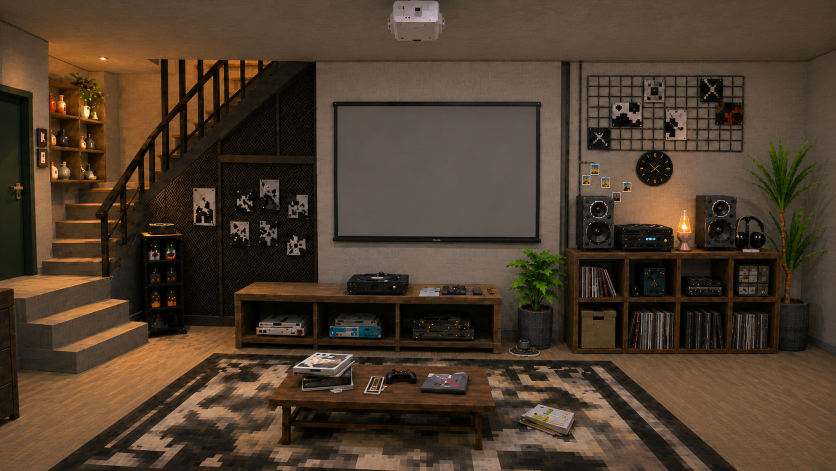
#> input picture Front.png, 1672 x 941 px (shown at 1/2 size)
$ python sample_palette.py
#> lines starting #> are read from the running program, lines starting #| are printed output that depends on the picture
"""Extrae paletas de las imagenes de referencia, por region.

No inventa colores: los saca de las mismas fotos que definen el proyecto.
Para cada region recorta, cuantiza y devuelve los colores dominantes con su
peso, mas una hoja de contacto para verificar que la region es la correcta.
"""
import os
import numpy as np
from PIL import Image

REPO = os.path.dirname(os.path.dirname(os.path.abspath(__file__)))

# nombre -> (archivo, caja de recorte)
REGIONES = {
    "PISO":        ("Front.png", (600, 780, 1100, 930)),
    "PARED":       ("Front.png", (250, 150, 900, 430)),
    "MADERA":      ("Right.png", (700, 400, 1150, 520)),
    "TELA_CAMA":   ("Front.png", (560, 590, 1120, 720)),
    "ALFOMBRA":    ("Top.png", (600, 300, 1050, 560)),
    "METAL":       ("Back.png", (1150, 330, 1350, 470)),
    "HORMIGON":    ("Back.png", (150, 430, 420, 640)),
    "ESTANTE":     ("Back.png", (1200, 470, 1560, 640)),
}


def dominantes(img, n=6):
    q = img.convert("RGB").quantize(colors=n, method=Image.Quantize.MEDIANCUT)
    pal = np.array(q.getpalette()[:n * 3]).reshape(-1, 3)
    cuenta = np.bincount(np.asarray(q).ravel(), minlength=n)
    orden = np.argsort(-cuenta)
    total = cuenta.sum()
    return [(tuple(int(v) for v in pal[i]), cuenta[i] / total) for i in orden]


def main():
    cel = 220
    hoja = Image.new("RGB", (cel * len(REGIONES), cel + 60), (18, 18, 20))
    print("REGION        peso  color            hex")
    for k, (nombre, (archivo, caja)) in enumerate(REGIONES.items()):
        im = Image.open(os.path.join(REPO, archivo)).crop(caja)
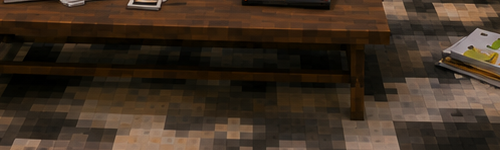
#> im: PIL image 500x150 RGB; mean R, G, B 61.8, 47.1, 33.6
        hoja.paste(im.resize((cel, cel)), (k * cel, 0))
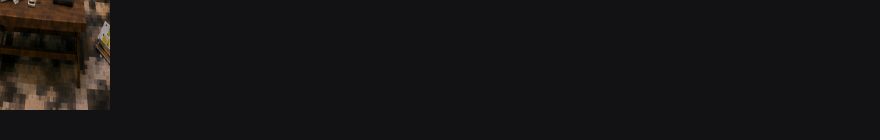
#> hoja: PIL image 1760x280 RGB (shown at 1/2 size); mean R, G, B 22.3, 20.9, 21.3
        cols = dominantes(im)
#> in dominantes, `q = img.convert("RGB").quantize(colors=n, method=Image.Quantize.MEDIAN..`:
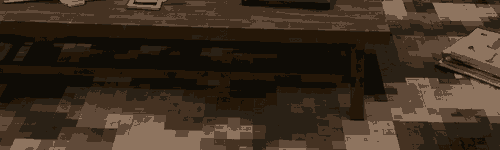
#> q: PIL image 500x150 P; mean R, G, B 61, 46.4, 32.6
#> in dominantes, `pal = np.array(q.getpalette()[:n * 3]).reshape(-1, 3)`: pal = [[142, 116, 95], [96, 74, 57], [69, 50, 34], [42, 33, 22], [37, 23, 8], [15, 12, 6]]
#> in dominantes, `cuenta = np.bincount(np.asarray(q).ravel(), minlength=n)`: cuenta = [8808, 10676, 15922, 12470, 12363, 14761]
#> in dominantes, `orden = np.argsort(-cuenta)`: orden = [2, 5, 3, 4, 1, 0]
#> in dominantes, `total = cuenta.sum()`: total = 75000
#> cols = [((69, 50, 34), 0.212), ((15, 12, 6), 0.197), ((42, 33, 22), 0.166), ((37, 23, 8), 0.165), ((96, 74, 57), 0.142), ((142, 116, 95), 0.117)]
        for i, (c, w) in enumerate(cols[:4]):
            hoja.paste(Image.new("RGB", (cel // 4, 60), c),
                       (k * cel + i * (cel // 4), cel))
#> this loop made 4 passes
#> (c, w) on passes 1 to 4: ((69, 50, 34), 0.212), ((15, 12, 6), 0.197), ((42, 33, 22), 0.166), ((37, 23, 8), 0.165)
        print("%-12s" % nombre, " ".join("%.2f #%02x%02x%02x" % (w, *c) for c, w in cols[:4]))
#| PISO         0.21 #453222 0.20 #0f0c06 0.17 #2a2116 0.16 #251708
#> pass 3 of the loop in main, `for k, (nombre, (archivo, caja)) in enumerate(REGIONES.items()):`:
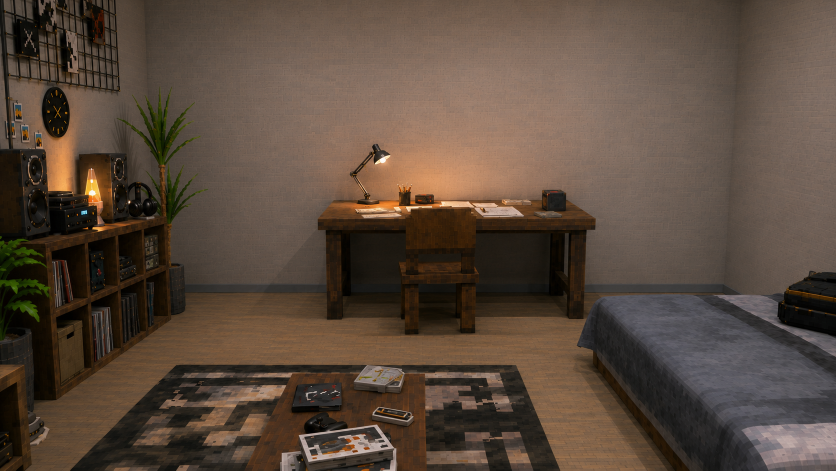
#> input picture Right.png, 1672 x 941 px (shown at 1/2 size)
#> im: PIL image 450x120 RGB
#> in main, `hoja.paste(im.resize((cel, cel)), (k * cel, 0))`:
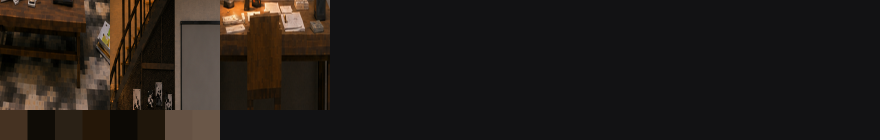
#> hoja: PIL image 1760x280 RGB (shown at 1/2 size); mean R, G, B 33.9, 28.4, 24.6
#> in dominantes (call 3), `q = img.convert("RGB").quantize(colors=n, method=Image.Quantize.MEDIAN..`:
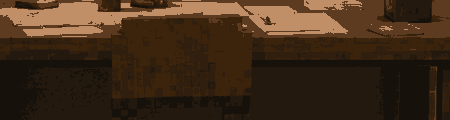
#> q: PIL image 450x120 P; mean R, G, B 64.4, 44.1, 26
#> pal = [[192, 143, 104], [93, 59, 33], [60, 35, 12], [48, 31, 15], [35, 25, 15], [22, 17, 10]]
#> cuenta = [6189, 6583, 9974, 7469, 15050, 8735]
#> orden = [4, 2, 5, 3, 1, 0]
#> total = 54000
#> cols = [((35, 25, 15), 0.279), ((60, 35, 12), 0.185), ((22, 17, 10), 0.162), ((48, 31, 15), 0.138), ((93, 59, 33), 0.122), ((192, 143, 104), 0.115)]
#> the loop in main, `for i, (c, w) in enumerate(cols[:4]):` made 4 passes
#> (c, w) on passes 1 to 4: ((35, 25, 15), 0.279), ((60, 35, 12), 0.185), ((22, 17, 10), 0.162), ((48, 31, 15), 0.138)
#| MADERA       0.28 #23190f 0.18 #3c230c 0.16 #16110a 0.14 #301f0f
#> the loop made 8 passes; the first 3 are shown
    dest = os.path.join(REPO, "blender", "renders", "PALETA_REFERENCIA.png")
    hoja.save(dest)
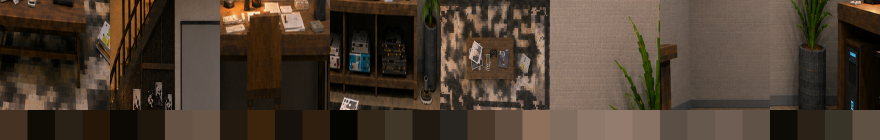
#> saved as PALETA_REFERENCIA.png: PIL image 1760x280 RGB (shown at 1/2 size); mean R, G, B 74.7, 60.6, 47.4
    print("\nhoja:", dest)
#| hoja: blender/renders/PALETA_REFERENCIA.png


main()
